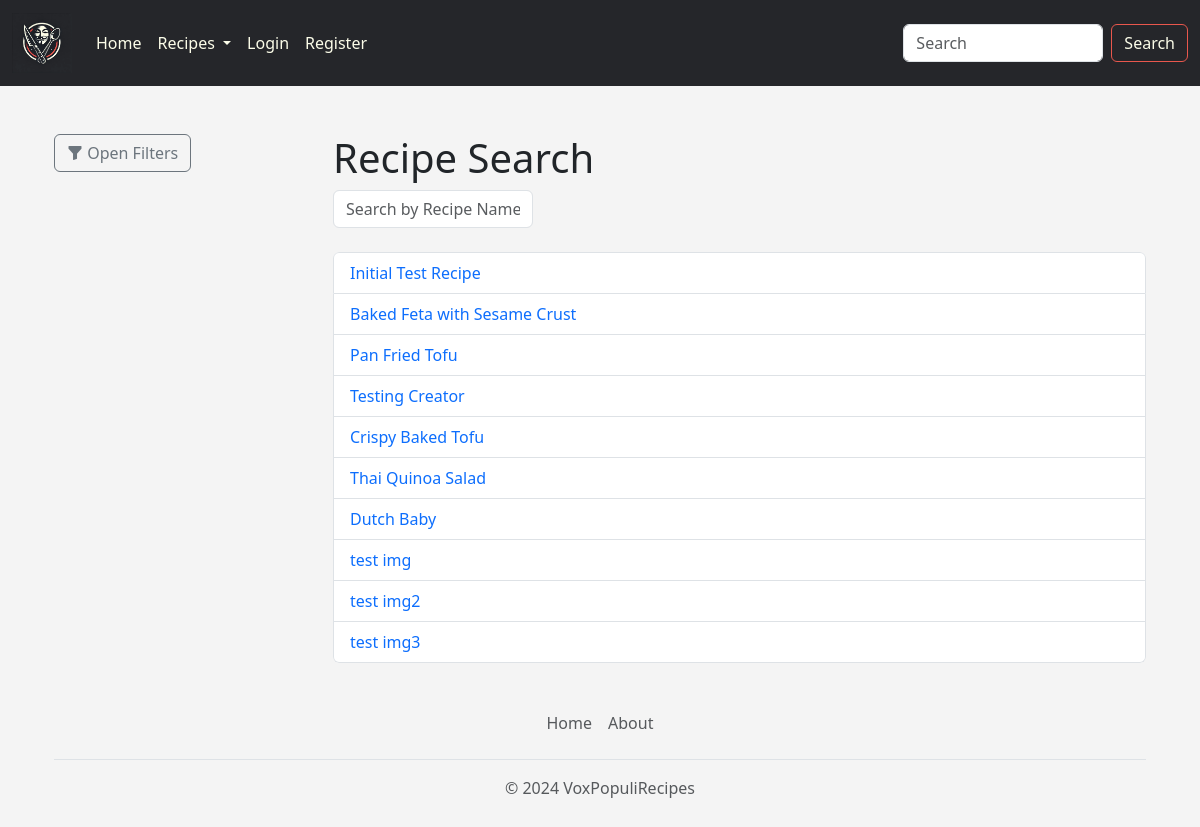
The page /search/ on the database as committed earlier.
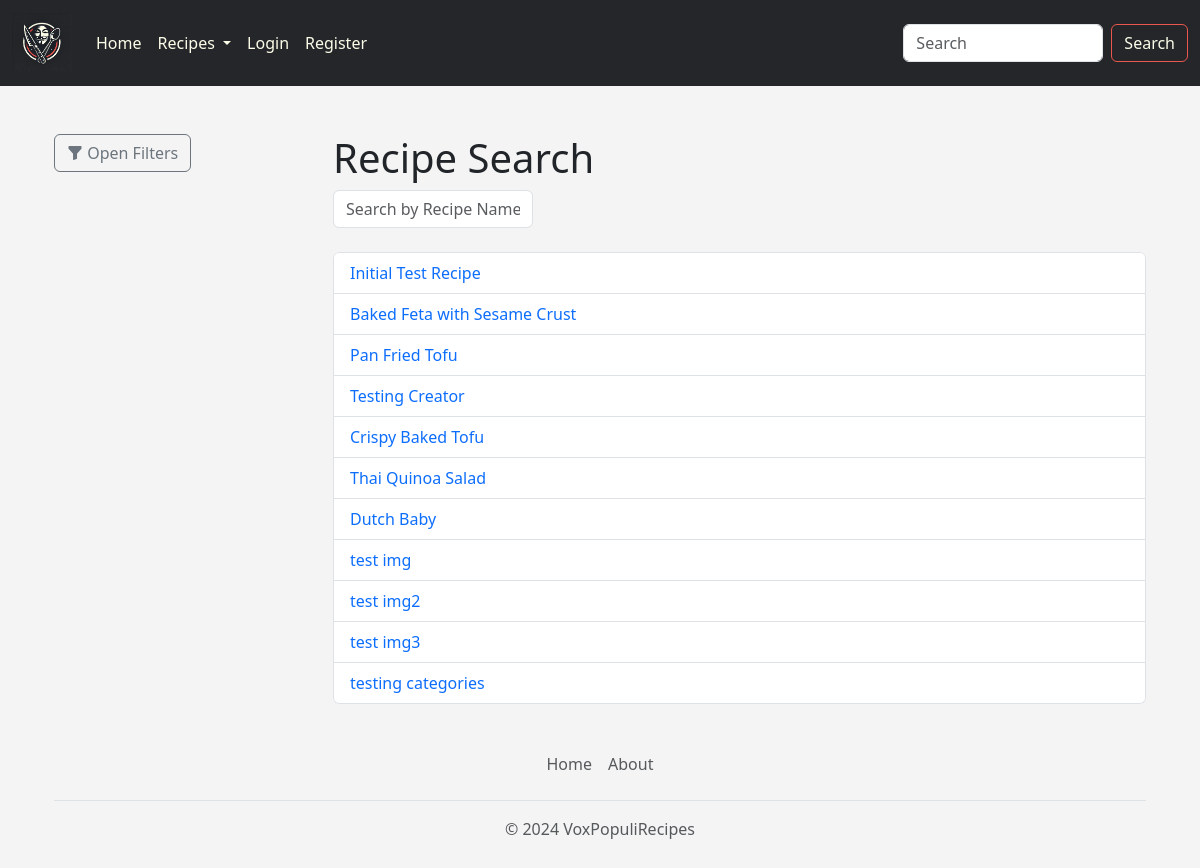
The same page on the database as committed later.
### voxpopulirecipes/models.py (models this page shows, shortened)
class Recipe(models.Model):
    title = models.CharField(max_length=200)
    pub_date = models.DateTimeField("date published")
    created_by = models.CharField(max_length=200, blank=True, null=True)
    creator = models.ForeignKey(User, on_delete=models.CASCADE, blank=True, null=True)
    mealType = models.ForeignKey("MealType", on_delete=models.SET_NULL, blank=True, null=True)
    cuisine = models.ForeignKey("Cuisine", on_delete=models.SET_NULL, blank=True, null=True)
    image = models.ImageField(upload_to='uploads/recipe/', blank=True, null=True)
    baking = models.BooleanField(default=False)

### voxpopulirecipes/views.py (the view)
# urls.py: path("search/", views.search_recipe, name="search_recipe"),
def search_recipe(request):
    search_text = ""
    if request.method == "POST":
        search_text = request.POST.get("search_text")
    all_recipes = Recipe.objects.all().order_by("id")
    all_unique_ingredients = Ingredient.objects.values_list("ingredient_text", flat=True).distinct().order_by("ingredient_text")
    template = loader.get_template("voxpopulirecipes/search.html")
    context = {
        "all_recipes": all_recipes,
        "all_unique_ingredients": all_unique_ingredients,
        "search_text": search_text,
    }
    return HttpResponse(template.render(context, request))

### voxpopulirecipes/models.py (called while the page is built)
    def __str__(self):
        return self.ingredient_text

### voxpopulirecipes/templates/voxpopulirecipes/search.html (shortened to what this page needs)
{% extends 'voxpopulirecipes/base.html' %}
{% block content %}
<div class="container-fluid mt-4">
    <div class="row">
        <div class="col-md-3">
            <button class="btn btn-outline-secondary mb-3" data-bs-toggle="offcanvas" data-bs-target="#filterSidebar" aria-controls="filterSidebar">
                <i class="bi bi-funnel-fill"></i> Open Filters
            </button>
        </div>
        <div class="col-md-9">
            <h1>Recipe Search</h1>
            <input type="text" id="search-name" class="form-control mb-4" placeholder="Search by Recipe Name..." onkeyup="searchRecipeName()" value="{{search_text}}">
            <ul id="recipe-list" class="list-group">
                {% for recipe in all_recipes %}
                    <li class="list-group-item recipe_option" data-ingredients="{{ recipe.ingredient_set.all|join:',' }}">
                        <a href="{% url 'voxpopulirecipes:detail' recipe.id %}" class="text-decoration-none" data-id="{{ recipe.id }}">{{ recipe.title }}</a>
                    </li>
                {% endfor %}
            </ul>
        </div>
    </div>
</div>
{% endblock %}

Rows that differ between the two databases and show on the page:
added Recipe: title "testing categories"
